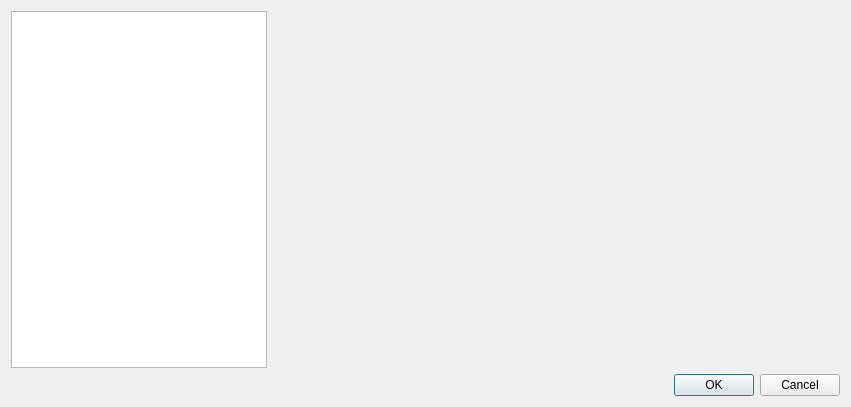
<?xml version="1.0" encoding="UTF-8"?>
<ui version="4.0">
 <class>Ripes::SettingsDialog</class>
 <widget class="QDialog" name="Ripes::SettingsDialog">
  <property name="geometry">
   <rect>
    <x>0</x>
    <y>0</y>
    <width>851</width>
    <height>407</height>
   </rect>
  </property>
  <property name="windowTitle">
   <string notr="true">Dialog</string>
  </property>
  <layout class="QGridLayout" name="gridLayout">
   <item row="1" column="0">
    <widget class="QDialogButtonBox" name="buttonBox">
     <property name="orientation">
      <enum>Qt::Horizontal</enum>
     </property>
     <property name="standardButtons">
      <set>QDialogButtonBox::Cancel|QDialogButtonBox::Ok</set>
     </property>
    </widget>
   </item>
   <item row="0" column="0">
    <layout class="QHBoxLayout" name="horizontalLayout" stretch="0,1">
     <item>
      <widget class="QListWidget" name="settingsList"/>
     </item>
     <item>
      <widget class="QStackedWidget" name="settingsPages"/>
     </item>
    </layout>
   </item>
  </layout>
 </widget>
 <resources/>
 <connections>
  <connection>
   <sender>buttonBox</sender>
   <signal>accepted()</signal>
   <receiver>Ripes::SettingsDialog</receiver>
   <slot>accept()</slot>
   <hints>
    <hint type="sourcelabel">
     <x>248</x>
     <y>254</y>
    </hint>
    <hint type="destinationlabel">
     <x>157</x>
     <y>274</y>
    </hint>
   </hints>
  </connection>
  <connection>
   <sender>buttonBox</sender>
   <signal>rejected()</signal>
   <receiver>Ripes::SettingsDialog</receiver>
   <slot>reject()</slot>
   <hints>
    <hint type="sourcelabel">
     <x>316</x>
     <y>260</y>
    </hint>
    <hint type="destinationlabel">
     <x>286</x>
     <y>274</y>
    </hint>
   </hints>
  </connection>
 </connections>
</ui>
